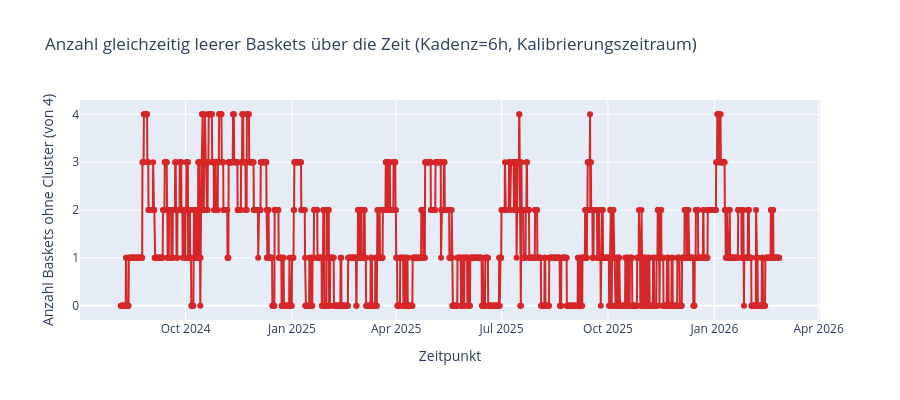

Write notebook code for a chart like this one.
### Code cell
# --- Verlauf über die Zeit: Anzahl leerer Baskets (Plotly), pro Kadenz ---
# Zeigt, ob "0 Cluster" über die Zeit gleichmässig verteilt ist oder in
# Phasen (z.B. marktweite Unkorreliertheit) gehäuft gleichzeitig auftritt.
for h in CADENCE_CANDIDATES_HOURS:
    n_zero = n_zero_by_cadence[h]
    df = cluster_size_df_by_cadence[h]

    fig = go.Figure()
    fig.add_trace(go.Scatter(
        x=df.index, y=n_zero, mode="lines+markers",
        name="Anzahl Baskets ohne Cluster",
        line={"color": "#d62728"},
    ))
    fig.update_layout(
        title=f"Anzahl gleichzeitig leerer Baskets über die Zeit (Kadenz={h}h, Kalibrierungszeitraum)",
        xaxis_title="Zeitpunkt",
        yaxis_title=f"Anzahl Baskets ohne Cluster (von {len(basket_labels)})",
        yaxis={"range": [-0.3, len(basket_labels) + 0.3], "dtick": 1},
        height=400,
    )
    fig.show()

### Figure 1 — Plotly figure (JSON) as saved in the notebook; plotly's stock layout.template omitted (floating-point values rounded to 4 significant figures; data arrays with more than 128 entries replaced by an {"elided": "..."} marker saying what was removed)
{"data": [{"line": {"color": "#d62728"}, "mode": "lines+markers", "name": "Anzahl Baskets ohne Cluster", "type": "scatter", "x": {"elided": "2277 str values"}, "y": {"elided": "2277 int values"}}], "layout": {"height": 400, "title": {"text": "Anzahl gleichzeitig leerer Baskets über die Zeit (Kadenz=6h, Kalibrierungszeitraum)"}, "xaxis": {"title": {"text": "Zeitpunkt"}}, "yaxis": {"dtick": 1, "range": [-0.3, 4.3], "title": {"text": "Anzahl Baskets ohne Cluster (von 4)"}}}}
